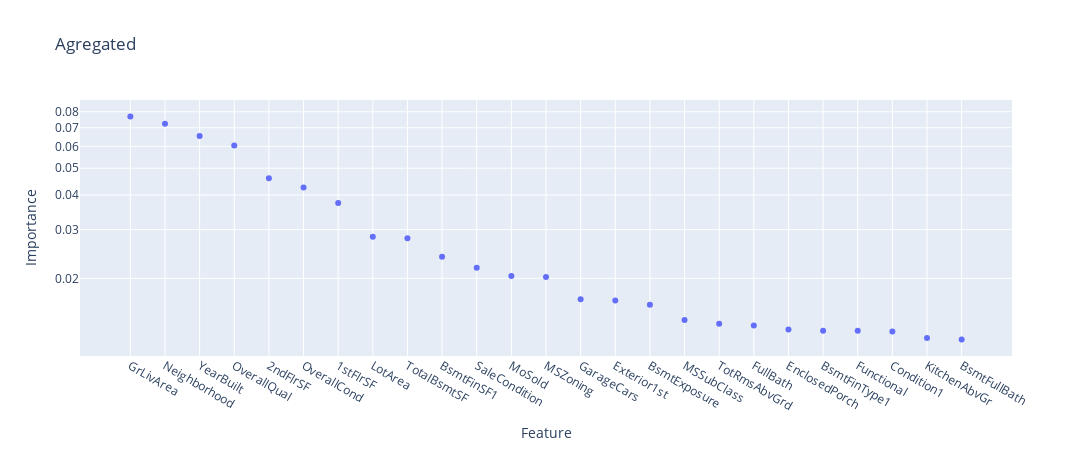

Notebook code cell kept with this figure:
### Code cell
imp0 = pd.Series(
  index=pd.Index(features, name="Feature"),
  data=imps,
  name="Importance",
)

imp1 = pd.Series(
  index=pd.Index(raw_features, name="Feature"),
  data=0.0,
  name="Importance",
)

for f in features:
  imp1[base_feature(f)] = imp1[base_feature(f)] + imp0[f]

imp1 = imp1.sort_values(ascending=False).to_frame().reset_index()[:25]

px.scatter(imp1, x="Feature", y="Importance", log_y=True, height=450, width=1250, title="Agregated")

### Figure 1 — Plotly figure (JSON) as saved in the notebook; plotly's stock layout.template omitted (floating-point values rounded to 4 significant figures)
{"data": [{"hovertemplate": "Feature=%{x}<br>Importance=%{y}<extra></extra>", "legendgroup": "", "marker": {"color": "#636efa", "symbol": "circle"}, "mode": "markers", "name": "", "orientation": "v", "showlegend": false, "type": "scatter", "x": ["GrLivArea", "Neighborhood", "YearBuilt", "OverallQual", "2ndFlrSF", "OverallCond", "1stFlrSF", "LotArea", "TotalBsmtSF", "BsmtFinSF1", "SaleCondition", "MoSold", "MSZoning", "GarageCars", "Exterior1st", "BsmtExposure", "MSSubClass", "TotRmsAbvGrd", "FullBath", "EnclosedPorch", "BsmtFinType1", "Functional", "Condition1", "KitchenAbvGr", "BsmtFullBath"], "xaxis": "x", "y": [0.07686, 0.07241, 0.06533, 0.06045, 0.04596, 0.04258, 0.03746, 0.02827, 0.02791, 0.02392, 0.02182, 0.02039, 0.02022, 0.01681, 0.01661, 0.01603, 0.01413, 0.01369, 0.01351, 0.01306, 0.01293, 0.01292, 0.01285, 0.01216, 0.01202], "yaxis": "y"}], "layout": {"height": 450, "legend": {"tracegroupgap": 0}, "title": {"text": "Agregated"}, "width": 1250, "xaxis": {"anchor": "y", "domain": [0, 1], "title": {"text": "Feature"}}, "yaxis": {"anchor": "x", "domain": [0, 1], "title": {"text": "Importance"}, "type": "log"}}}
